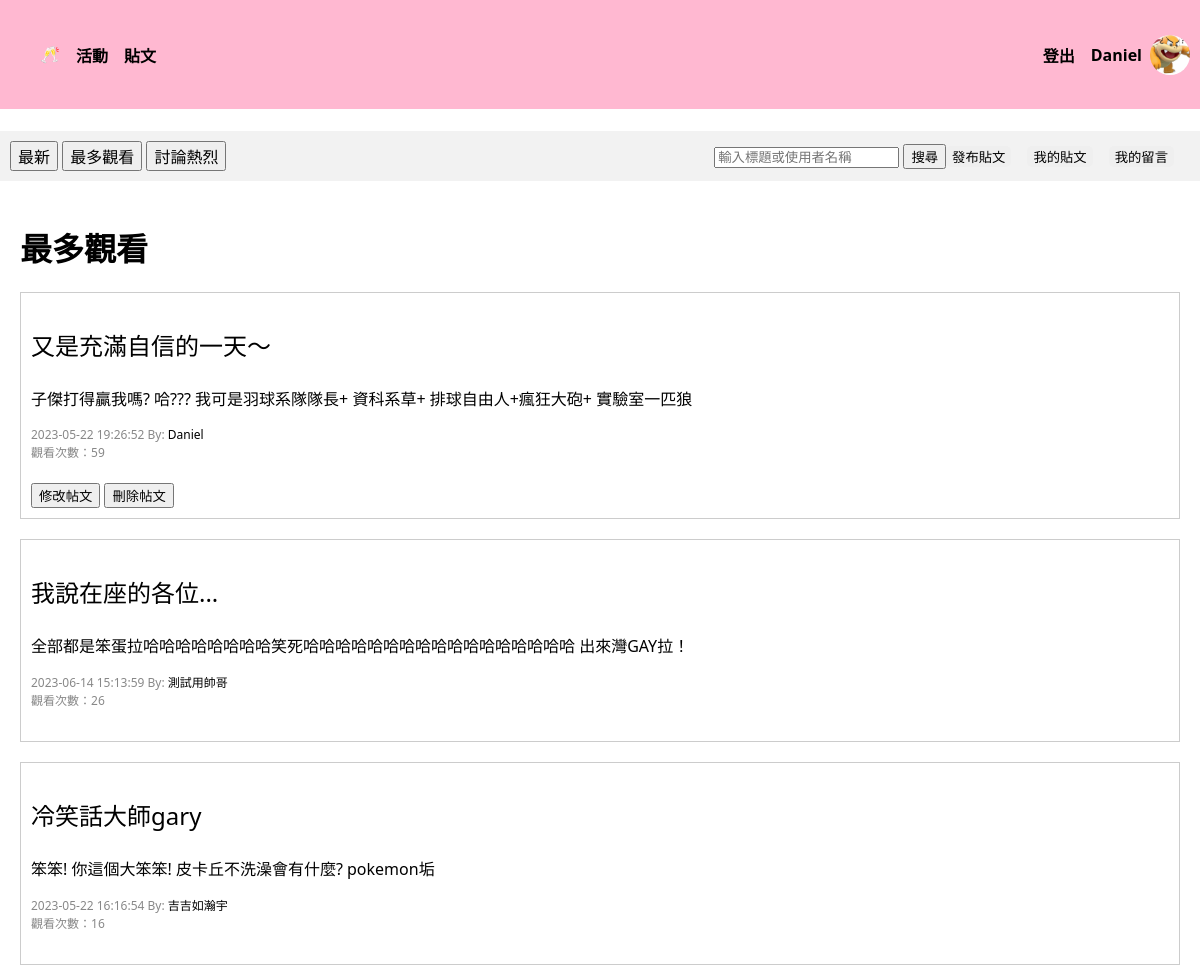
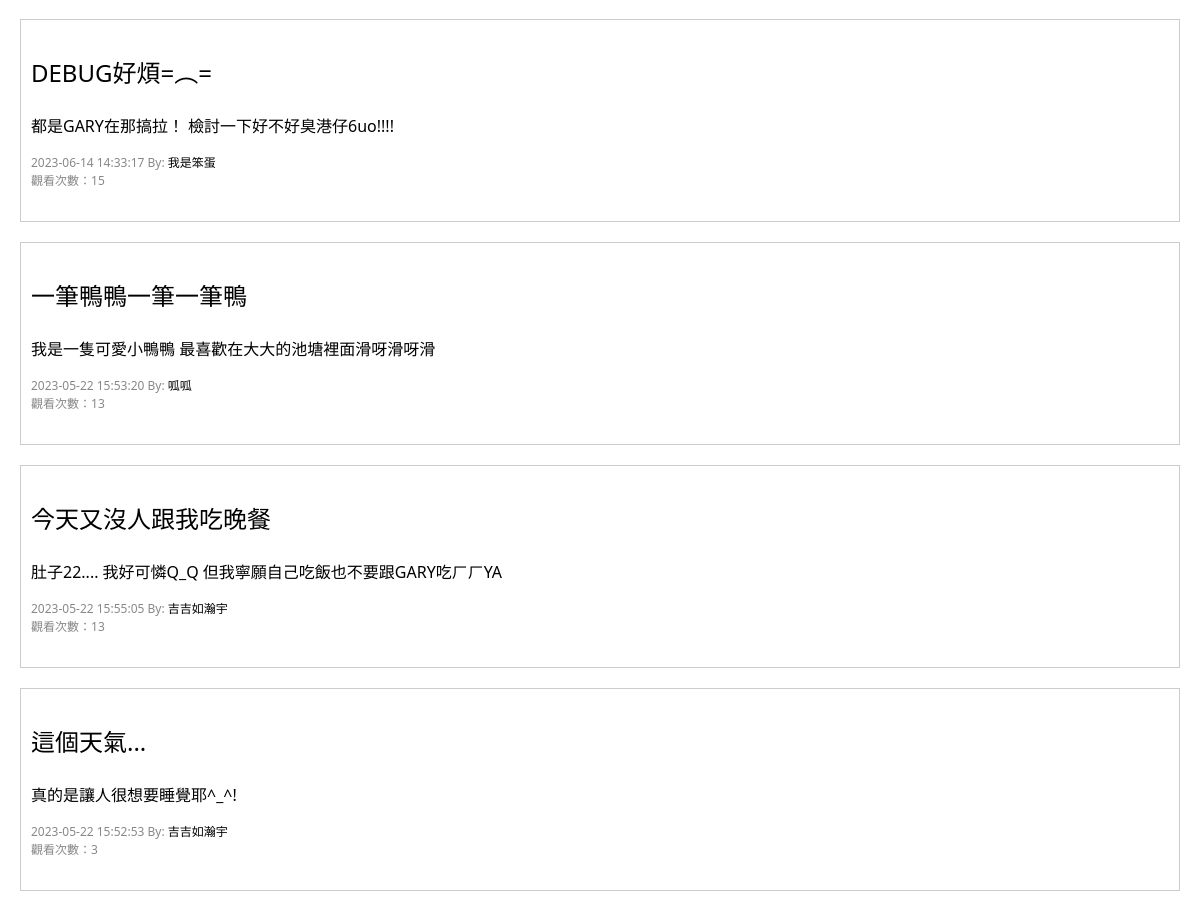
The page /post/posts/mostView (signed in) on the database its author committed (2 pictures, top to bottom).
### tables this page shows
CREATE TABLE "User" (
	"userID"	INTEGER,
	"password"	VARCHAR(10),
	"nickname"	VARCHAR(10) NOT NULL,
	"gender"	VARCHAR(1) NOT NULL,
	"birth"	TEXT,
	"cellphone"	VARCHAR(10),
	"email"	TEXT UNIQUE,
	"image" TEXT,
	PRIMARY KEY("userID" AUTOINCREMENT)
);

CREATE TABLE "Post" (
	"postID"	INTEGER,
	"postUserID"	INTEGER,
	"postTime"	TEXT,
	"postTitle"	TEXT,
	"postContent"	TEXT,
	"postView"	INT,
	FOREIGN KEY("postUserID") REFERENCES "User"("userID"),
	PRIMARY KEY("postID" AUTOINCREMENT)
);

### crud/crudPost.py (the view, shortened to what this page needs)
@post_bp.route("/posts/<string:sortmethod>", methods=["GET", "POST"])
def posts_method(sortmethod):
    userID = session["userID"]
    searching_value = ""
    if sortmethod == "newest" or sortmethod == "None":
        sortmethod = "newest"
        con = sql.connect("funCrew_db.db")
        con.row_factory = sql.Row
        cur = con.cursor()
        cur.execute(
            "SELECT * FROM Post, User WHERE postUserID = userID ORDER BY postTime DESC"
        )
        posts = cur.fetchall()
        con.commit()
        con.close()
    elif sortmethod == "mostView":
        con = sql.connect("funCrew_db.db")
        con.row_factory = sql.Row
        cur = con.cursor()
        cur.execute(
            "SELECT * FROM Post, User WHERE postUserID = userID ORDER BY postView DESC"
        )
        posts = cur.fetchall()
        con.commit()
        con.close()
    return render_template(
        "posts.html",
        nickname=get_nickname(userID),
        avatar=get_avatar_path(userID),
        posts=posts,
        userID=userID,
        sortmethod=sortmethod,
        searching_value=searching_value,
    )

### crud/crudUser.py (called while the page is built)
def get_avatar_path(userID):
    try:
        con = sql.connect("funCrew_db.db")
        cur = con.cursor()
        cur.execute("SELECT image FROM User WHERE userID=?", (userID,))
        filename = cur.fetchone()[0]
        con.close()
        return "static/images/avatars/" + filename
    except Exception as e:
        print(f"Error occurred while retrieving filename: {str(e)}")
        return ""

def get_nickname(userID):
    con = sql.connect("funCrew_db.db")
    cur = con.cursor()
    cur.execute("SELECT nickname FROM User WHERE userID=?", (userID,))
    nickname = cur.fetchone()[0]
    con.close()
    return nickname

### templates/posts.html (shortened to what this page needs)
<!DOCTYPE html>
<html>
<head>
</head>
<body>
    <div class="nav_bar">
        <ul>
            <li><a href="/home"> 🥂 </a></li>
            <li><a href="/activity/activities/signingUp">活動</a></li>
            <li><a href="/post/posts/newest">貼文</a></li>
        </ul>
        <div class="header-right">
            <li style="list-style: none;"><a href="/user/logout">登出</a></li>
            <div class="user-info">
                <h4><a href="/user/personalInfo">{{ nickname }}</a></h4>
                <img src="../../{{ avatar }}" alt="大頭貼">
            </div>
        </div>
    </div>
    <br>
    <div class="header">
        <div class="header-left">
            <form method="POST">
                <button class="submit" name="newest"><a href="/post/posts/newest">最新</a></button>
                <button class="submit" name="mostView"><a href="/post/posts/mostView">最多觀看</a></button>
                <button class="submit" name="hotest"><a href="/post/posts/hotest">討論熱烈</a></button>
            </form>
        </div>
        <div class="header-right">
            <form action="/post/posts/searching" method="POST">
                <input type="text" name="searching_value" placeholder="輸入標題或使用者名稱" required>
                <input type="submit" name="post_search_button" value="搜尋">
            </form>
            <button class="button"><a href="/post/create_post"
                    style="text-decoration:none; color:black">發布貼文</a></button>
            <button class="button"><a href="/post/posts/my_posts"
                    style="text-decoration:none; color:black">我的貼文</a></button>
            <button class="button"><a href="/post/my_comments"
                    style="text-decoration:none; color:black">我的留言</a></button>
        </div>
    </div>
    <br>
    {% if sortmethod == "newest" %}
    <h1>最新</h1>
    {% elif sortmethod == "mostView" %}
    <h1>最多觀看</h1>
    {% elif sortmethod == "hotest" %}
    <h1>討論熱烈</h1>
    {% elif sortmethod == "my_posts" %}
    <h1>我的貼文</h1>
    {% elif sortmethod == "searching" %}
    <h1>搜尋：{{searching_value}}</h1>
    {% endif %}
    {% if searching_value %}
    {% for post in posts %}
    <div class="post"style="margin-left: 20px; margin-right: 20px;">
        <div class="content">
            <a href="/post/posts/{{post['postID']}}?sortmethod={{sortmethod}}&searching_value={{searching_value}}"
                style="text-decoration:none; color:black">
                <p style="font-size:24px;">{{ post['postTitle'] }}</p>
                <p>{{ post['postContent'] }}</p>
            </a>
        </div>
        <div class="info">
            <span>{{ post['postTime'] }}</span>
            <span>By: <a href="/user/info/{{post['postUserID']}}">{{ post['nickname'] }}</a></span>
            <br><span>觀看次數：{{ post['postView'] }}</span>
        </div>
    </div>
    {% endfor %}
    {% else %}
    {% for post in posts %}
    <div class="post" style="margin-left: 20px; margin-right: 20px;">
        <div class="content">
            <a href="/post/posts/{{post['postID']}}?sortmethod={{sortmethod}}"
                style="text-decoration:none; color:black">
                <p style="font-size:24px;">{{ post['postTitle'] }}</p>
                <p>{{ post['postContent'] }}</p>
            </a>
        </div>
        <div class="info">
            <span>{{ post['postTime'] }}</span>
            <span>By: <a href="/user/info/{{post['postUserID']}}">{{ post['nickname'] }}</a></span>
            <br><span>觀看次數：{{ post['postView'] }}</span>
        </div>
        <br>
        {% if (post['postUserID'] == userID) and (sortmethod != "searching") %}
        <div>
            <button><a href="/post/posts/update_post/{{post['postID']}}?sortmethod={{sortmethod}}"
                    style="text-decoration:none; color:black">修改帖文</a></button>
            <button><a href="/post/posts/delete_post/{{post['postID']}}?sortmethod={{sortmethod}}"
                    style="text-decoration:none; color:black">刪除帖文</a></button>
        </div>
        {% endif %}
    </div>
    {% endfor %}
    {% endif %}
</body>
</html>

### templates/posts.html (style rules this page uses)
body { font-family: system-ui, -apple-system, BlinkMacSystemFont, 'Segoe UI', Roboto, Oxygen, Ubuntu, Cantarell, 'Open Sans', 'Helvetica Neue', sans-serif; margin: 0; }
a { text-decoration-line: none; color: black; }
h1 { margin-left: 20px; }
.nav_bar ul { display: flex; list-style: none; }
.nav_bar li { font-weight: bold; margin-right: 16px; border: none; }
.nav_bar { display: flex; justify-content: space-between; align-items: center; background-color: #ffb8d1; height: 109px; width: 100%; top: 0px; font-weight: bold; }
.nav_bar .header-right { display: flex; align-items: center; margin-right: 10px; }
.header { display: flex; justify-content: space-between; align-items: center; padding: 10px; background-color: #f2f2f2; }
.header-left { display: flex; align-items: center; }
.header-right { display: flex; align-items: center; }
.header-left button { font-size: medium; }
.button { margin-right: 16px; border: none; border-radius: 5px; }
.post { margin-bottom: 20px; border: 1px solid #ccc; padding: 10px; }
.post .info { font-size: 12px; color: #888; }
.post .content { margin-top: 0px; }
.user-info { display: flex; align-items: center; }
.user-info h4 { margin-right: 8px; }
.user-info img { width: 40px; height: 40px; border-radius: 50%; object-fit: cover; }

### rows shown on the page
User: nickname "Daniel"
Post: postTitle "又是充滿自信的一天～", postContent "子傑打得贏我嗎? 哈??? 我可是羽球系隊隊長+ 資科系草+ 排球自由人+瘋狂大砲+ 實驗室一匹狼", postTime "2023-05-22 19:26:52", nickname "Daniel", postView "59"
Post: postTitle "我說在座的各位...", postContent "全部都是笨蛋拉哈哈哈哈哈哈哈哈笑死哈哈哈哈哈哈哈哈哈哈哈哈哈哈哈哈哈 出來灣GAY拉！", postTime "2023-06-14 15:13:59", nickname "測試用帥哥", postView "26"
Post: postTitle "冷笑話大師gary", postContent "笨笨! 你這個大笨笨! 皮卡丘不洗澡會有什麼? pokemon垢", postTime "2023-05-22 16:16:54", nickname "吉吉如瀚宇", postView "16"
Post: postTitle "DEBUG好煩=︵=", postContent "都是GARY在那搞拉！ 檢討一下好不好臭港仔6uo!!!!", postTime "2023-06-14 14:33:17", nickname "我是笨蛋", postView "15"
Post: postTitle "一筆鴨鴨一筆一筆鴨", postContent "我是一隻可愛小鴨鴨 最喜歡在大大的池塘裡面滑呀滑呀滑", postTime "2023-05-22 15:53:20", nickname "呱呱", postView "13"
Post: postTitle "今天又沒人跟我吃晚餐", postContent "肚子22.... 我好可憐Q_Q 但我寧願自己吃飯也不要跟GARY吃ㄏㄏYA", postTime "2023-05-22 15:55:05", nickname "吉吉如瀚宇", postView "13"
Post: postTitle "這個天氣...", postContent "真的是讓人很想要睡覺耶^_^!", postTime "2023-05-22 15:52:53", nickname "吉吉如瀚宇", postView "3"
